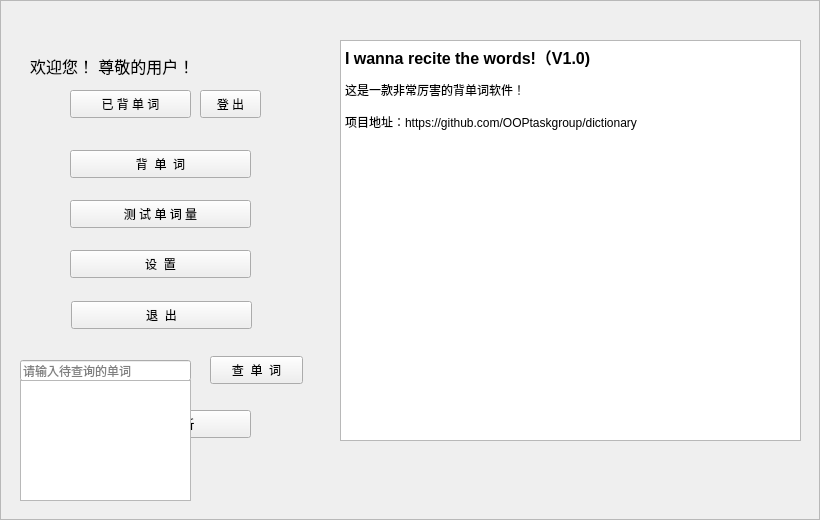
<?xml version="1.0" encoding="UTF-8"?>
<ui version="4.0">
 <class>MainWindow</class>
 <widget class="QMainWindow" name="MainWindow">
  <property name="geometry">
   <rect>
    <x>0</x>
    <y>0</y>
    <width>820</width>
    <height>520</height>
   </rect>
  </property>
  <property name="minimumSize">
   <size>
    <width>820</width>
    <height>520</height>
   </size>
  </property>
  <property name="maximumSize">
   <size>
    <width>820</width>
    <height>520</height>
   </size>
  </property>
  <property name="windowTitle">
   <string>I Wanna Recite the Words</string>
  </property>
  <widget class="QWidget" name="centralWidget">
   <widget class="QTextBrowser" name="textBrowser">
    <property name="geometry">
     <rect>
      <x>340</x>
      <y>40</y>
      <width>461</width>
      <height>401</height>
     </rect>
    </property>
    <property name="autoFillBackground">
     <bool>false</bool>
    </property>
    <property name="styleSheet">
     <string notr="true"/>
    </property>
    <property name="html">
     <string>&lt;!DOCTYPE HTML PUBLIC &quot;-//W3C//DTD HTML 4.0//EN&quot; &quot;http://www.w3.org/TR/REC-html40/strict.dtd&quot;&gt;
&lt;html&gt;&lt;head&gt;&lt;meta name=&quot;qrichtext&quot; content=&quot;1&quot; /&gt;&lt;style type=&quot;text/css&quot;&gt;
p, li { white-space: pre-wrap; }
&lt;/style&gt;&lt;/head&gt;&lt;body style=&quot; font-family:'SimSun'; font-size:9pt; font-weight:400; font-style:normal;&quot;&gt;
&lt;p style=&quot; margin-top:9px; margin-bottom:12px; margin-left:0px; margin-right:0px; -qt-block-indent:0; text-indent:0px;&quot;&gt;&lt;span style=&quot; font-size:12pt; font-weight:600;&quot;&gt;I wanna recite the words!（V1.0)&lt;/span&gt;&lt;/p&gt;
&lt;p style=&quot; margin-top:0px; margin-bottom:0px; margin-left:0px; margin-right:0px; -qt-block-indent:0; text-indent:0px;&quot;&gt;这是一款非常厉害的背单词软件！ &lt;/p&gt;
&lt;p style=&quot;-qt-paragraph-type:empty; margin-top:0px; margin-bottom:0px; margin-left:0px; margin-right:0px; -qt-block-indent:0; text-indent:0px;&quot;&gt;&lt;br /&gt;&lt;/p&gt;
&lt;p style=&quot; margin-top:0px; margin-bottom:0px; margin-left:0px; margin-right:0px; -qt-block-indent:0; text-indent:0px;&quot;&gt;项目地址：https://github.com/OOPtaskgroup/dictionary&lt;/p&gt;&lt;/body&gt;&lt;/html&gt;</string>
    </property>
   </widget>
   <widget class="QFrame" name="bgImg">
    <property name="geometry">
     <rect>
      <x>0</x>
      <y>0</y>
      <width>820</width>
      <height>520</height>
     </rect>
    </property>
    <property name="minimumSize">
     <size>
      <width>820</width>
      <height>520</height>
     </size>
    </property>
    <property name="maximumSize">
     <size>
      <width>820</width>
      <height>520</height>
     </size>
    </property>
    <property name="styleSheet">
     <string notr="true"/>
    </property>
    <property name="frameShape">
     <enum>QFrame::StyledPanel</enum>
    </property>
    <property name="frameShadow">
     <enum>QFrame::Raised</enum>
    </property>
    <widget class="QPushButton" name="textBtn">
     <property name="geometry">
      <rect>
       <x>70</x>
       <y>410</y>
       <width>181</width>
       <height>28</height>
      </rect>
     </property>
     <property name="text">
      <string>文  本  分  析</string>
     </property>
    </widget>
   </widget>
   <widget class="QLabel" name="username">
    <property name="geometry">
     <rect>
      <x>30</x>
      <y>50</y>
      <width>271</width>
      <height>31</height>
     </rect>
    </property>
    <property name="font">
     <font>
      <pointsize>12</pointsize>
     </font>
    </property>
    <property name="styleSheet">
     <string notr="true"/>
    </property>
    <property name="text">
     <string>欢迎您！ 尊敬的用户！</string>
    </property>
   </widget>
   <widget class="QPushButton" name="logoutBtn">
    <property name="geometry">
     <rect>
      <x>200</x>
      <y>90</y>
      <width>61</width>
      <height>28</height>
     </rect>
    </property>
    <property name="styleSheet">
     <string notr="true"/>
    </property>
    <property name="text">
     <string>登 出</string>
    </property>
   </widget>
   <widget class="QPushButton" name="exitBtn">
    <property name="geometry">
     <rect>
      <x>71</x>
      <y>301</y>
      <width>181</width>
      <height>28</height>
     </rect>
    </property>
    <property name="styleSheet">
     <string notr="true"/>
    </property>
    <property name="text">
     <string>退  出</string>
    </property>
   </widget>
   <widget class="QLineEdit" name="wordEdit">
    <property name="geometry">
     <rect>
      <x>20</x>
      <y>360</y>
      <width>171</width>
      <height>21</height>
     </rect>
    </property>
    <property name="styleSheet">
     <string notr="true"/>
    </property>
    <property name="text">
     <string/>
    </property>
    <property name="placeholderText">
     <string>请输入待查询的单词</string>
    </property>
   </widget>
   <widget class="QPushButton" name="lookUpBtn">
    <property name="geometry">
     <rect>
      <x>210</x>
      <y>356</y>
      <width>93</width>
      <height>28</height>
     </rect>
    </property>
    <property name="styleSheet">
     <string notr="true"/>
    </property>
    <property name="text">
     <string>查  单  词</string>
    </property>
   </widget>
   <widget class="QPushButton" name="configBtn">
    <property name="geometry">
     <rect>
      <x>70</x>
      <y>250</y>
      <width>181</width>
      <height>28</height>
     </rect>
    </property>
    <property name="styleSheet">
     <string notr="true"/>
    </property>
    <property name="text">
     <string>设  置</string>
    </property>
   </widget>
   <widget class="QPushButton" name="testBtn">
    <property name="geometry">
     <rect>
      <x>70</x>
      <y>200</y>
      <width>181</width>
      <height>28</height>
     </rect>
    </property>
    <property name="text">
     <string>测 试 单 词 量</string>
    </property>
   </widget>
   <widget class="QPushButton" name="reciteBtn">
    <property name="geometry">
     <rect>
      <x>70</x>
      <y>150</y>
      <width>181</width>
      <height>28</height>
     </rect>
    </property>
    <property name="styleSheet">
     <string notr="true"/>
    </property>
    <property name="text">
     <string>背  单  词</string>
    </property>
   </widget>
   <widget class="QListWidget" name="historyList">
    <property name="geometry">
     <rect>
      <x>20</x>
      <y>380</y>
      <width>171</width>
      <height>121</height>
     </rect>
    </property>
   </widget>
   <widget class="QPushButton" name="userBtn">
    <property name="geometry">
     <rect>
      <x>70</x>
      <y>90</y>
      <width>121</width>
      <height>28</height>
     </rect>
    </property>
    <property name="text">
     <string>已 背 单 词</string>
    </property>
   </widget>
   <zorder>bgImg</zorder>
   <zorder>exitBtn</zorder>
   <zorder>wordEdit</zorder>
   <zorder>lookUpBtn</zorder>
   <zorder>logoutBtn</zorder>
   <zorder>username</zorder>
   <zorder>textBrowser</zorder>
   <zorder>configBtn</zorder>
   <zorder>testBtn</zorder>
   <zorder>reciteBtn</zorder>
   <zorder>historyList</zorder>
   <zorder>userBtn</zorder>
  </widget>
 </widget>
 <layoutdefault spacing="6" margin="11"/>
 <resources/>
 <connections>
  <connection>
   <sender>exitBtn</sender>
   <signal>clicked()</signal>
   <receiver>MainWindow</receiver>
   <slot>close()</slot>
   <hints>
    <hint type="sourcelabel">
     <x>167</x>
     <y>354</y>
    </hint>
    <hint type="destinationlabel">
     <x>195</x>
     <y>269</y>
    </hint>
   </hints>
  </connection>
 </connections>
</ui>
